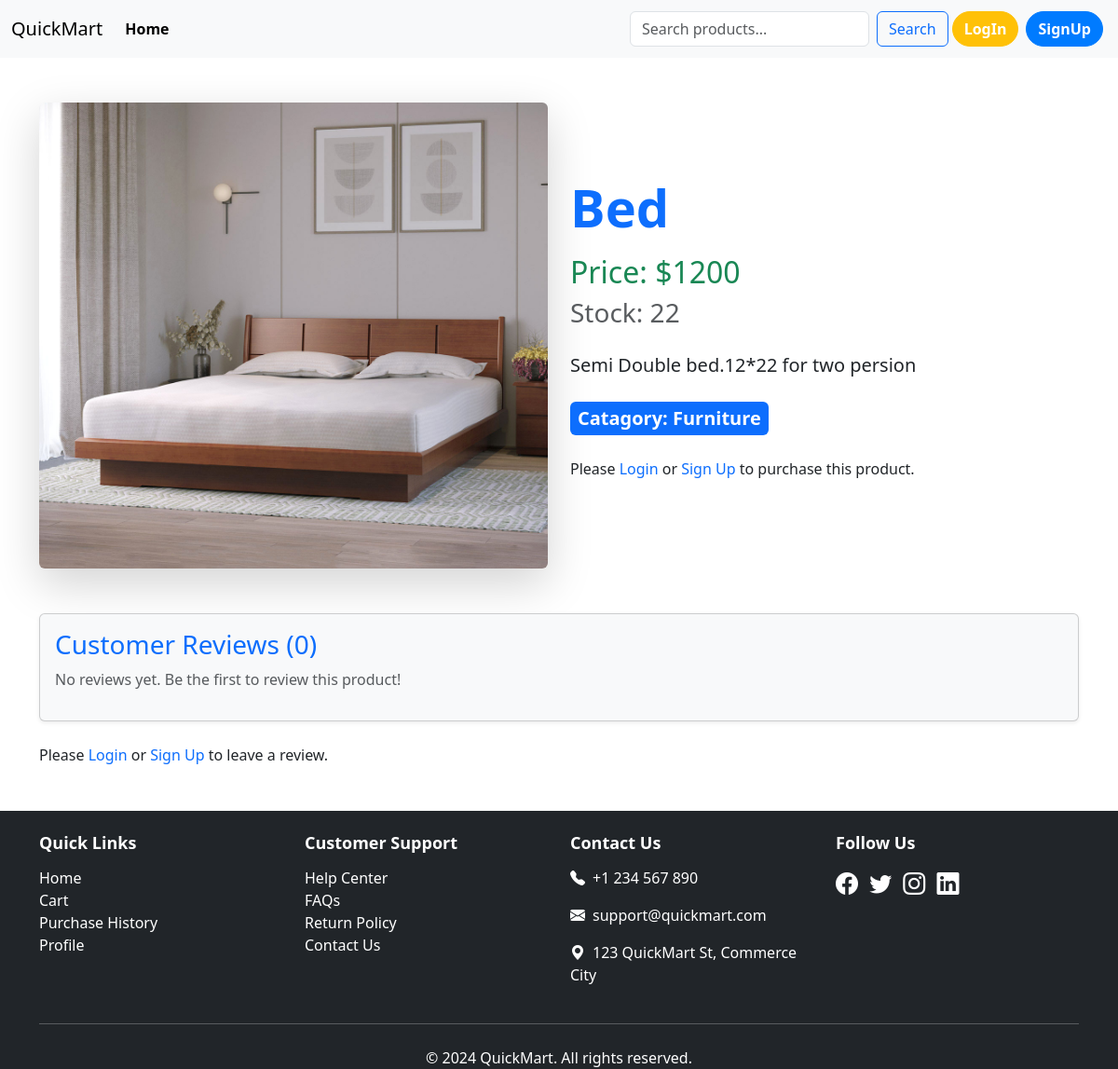
The page /product/post_detail/8 on the database its author committed.
### second_app/models.py (models this page shows, shortened)
class Product(models.Model):
    name=models.CharField(max_length=100)
    price=models.IntegerField()
    Brand=models.ForeignKey(Brand,on_delete=models.CASCADE)
    Quantity=models.IntegerField(null=True,blank=True)
    Description=models.TextField(blank=True,null=True)
    Image=models.ImageField(upload_to="second_app/medias/uploads/",blank=True,null=True)

class Brand(models.Model):
    name=models.CharField(max_length=40)
    slug=models.SlugField(max_length=100,null=True,unique=True,blank=True)

### second_app/views.py (the view, shortened to what this page needs)
# urls.py: path('post_detail/<int:id>',views.PostDetails.as_view(),name="post_detail"),
class PostDetails(DetailView):
    model=models.Product
    pk_url_kwarg = 'id'
    template_name='blog_detail.html'
    context_object_name='car'
    def get_context_data(self,**kwargs):
        context=super().get_context_data(**kwargs)
        post=self.object
        comments=post.comments.all()
        comment_form=forms.ComentForm()
        context['comments']=comments
        context['comments_form']=comment_form
        return context

### second_app/forms.py
class ComentForm(forms.ModelForm):
    class Meta:
        model = Comment
        fields=['name','email','body']

### second_app/templates/blog_detail.html (shortened to what this page needs)
{% extends "base.html" %} {% load crispy_forms_tags %} {% block content %}
<div class="container my-5">
  <div class="row align-items-center">
    <div class="col-md-6 text-center">
      <img
        src="{{ car.Image.url }}"
        alt="{{ car.name }}"
        class="img-fluid rounded shadow-lg"
        style="max-height: 500px; object-fit: cover; width: 100%"
      />
    </div>
    <div class="col-md-6">
      <h1 class="fw-bold text-primary display-4">{{ car.name }}</h1>
      <h2 class="text-success mt-3">Price: ${{ car.price }}</h2>
      <h3 class="text-muted">Stock: {{ car.Quantity }}</h3>
      <p class="mt-4 fs-5" style="text-align: justify">{{ car.Description }}</p>
      <div class="mt-4">
        <span class="badge bg-primary fs-5 p-2"
          >Catagory: {{ car.Brand.name }}</span
        >
      </div>
      <div class="mt-4">
        {% if user.is_authenticated %} {% if car.Quantity > 0 %}
        <a href="{% url 'buy_now' car.id %}" class="btn btn-warning btn-lg me-2"
          >Buy Now</a
        >
        <a href="#" class="btn btn-outline-primary btn-lg">Add to Cart</a>
        {% else %}
        <button class="btn btn-secondary btn-lg" disabled>Out of Stock</button>
        {% endif %} {% else %}
        <p class="mt-3">
          Please
          <a href="{% url 'login' %}" class="text-primary text-decoration-none"
            >Login</a
          >
          or
          <a href="{% url 'signup' %}" class="text-primary text-decoration-none"
            >Sign Up</a
          >
          to purchase this product.
        </p>
        {% endif %}
      </div>
    </div>
  </div>
</div>
<div class="container mt-5">
  <div class="card bg-light shadow-sm">
    <div class="card-body">
      <h3 class="text-primary">Customer Reviews ({{ comments|length }})</h3>
      {% for comment in comments %}
      <div class="card my-3">
        <div class="card-body">
          <h6 class="card-title">
            <strong class="text-primary">{{ comment.name }}</strong>
            <small class="text-muted"
              >• {{ comment.created_on|date:"F j, Y, g:i a" }}</small
            >
          </h6>
          <p class="card-text">{{ comment.body }}</p>
        </div>
      </div>
      {% empty %}
      <p class="text-muted">
        No reviews yet. Be the first to review this product!
      </p>
      {% endfor %}
    </div>
  </div>
  {% if user.is_authenticated %}
  <div class="mt-4">
    <h4 class="mb-3">Leave a Review</h4>
    <form method="post" class="shadow-sm p-4 bg-white rounded">
      {% csrf_token %} {{ comments_form|crispy }}
      <button type="submit" class="btn btn-warning">Submit Review</button>
    </form>
  </div>
  {% else %}
  <p class="mt-4">
    Please
    <a href="{% url 'login' %}" class="text-primary text-decoration-none"
      >Login</a
    >
    or
    <a href="{% url 'signup' %}" class="text-primary text-decoration-none"
      >Sign Up</a
    >
    to leave a review.
  </p>
  {% endif %}
</div>
 {% endblock content %}

### rows shown on the page
Product: Image (picture), name "Bed", price "1200", Quantity "22", Description "Semi Double bed.12*22 for two persion", Brand.name "Furniture"

### other values the page prints
{{ comments|length }} "0"
